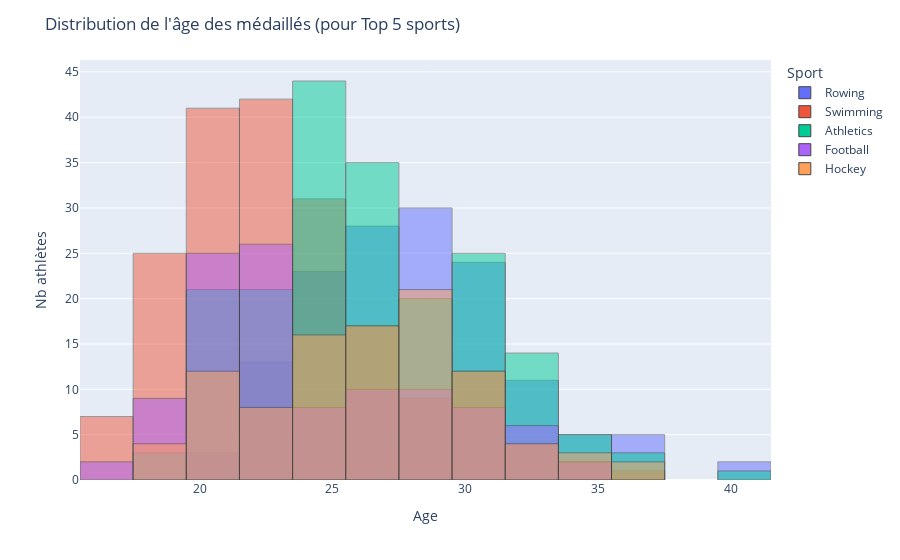

The cell this chart's notebook holds for it:
### Markdown cell above
## Avec Plotly Express

### Code cell
import plotly.express as px

fig = px.histogram(
    df_top5, x="Age", color="Sport",
    nbins=20, histnorm=None, barmode='overlay',
    opacity=0.5
)
fig.update_traces(marker_line_width=1)
fig.update_layout(title="Distribution de l'âge des médaillés (pour Top 5 sports)", xaxis_title="Age", yaxis_title="Nb athlètes")
fig.show()

### Figure 1 — Plotly figure (JSON) as saved in the notebook; plotly's stock layout.template omitted (floating-point values rounded to 4 significant figures; data arrays with more than 128 entries replaced by an {"elided": "..."} marker saying what was removed)
{"data": [{"bingroup": "x", "hovertemplate": "Sport=Rowing<br>Age=%{x}<br>count=%{y}<extra></extra>", "legendgroup": "Rowing", "marker": {"color": "#636efa", "line": {"width": 1}, "opacity": 0.5, "pattern": {"shape": ""}}, "name": "Rowing", "nbinsx": 20, "orientation": "v", "showlegend": true, "type": "histogram", "x": {"elided": "144 float values"}, "xaxis": "x", "yaxis": "y"}, {"bingroup": "x", "hovertemplate": "Sport=Swimming<br>Age=%{x}<br>count=%{y}<extra></extra>", "legendgroup": "Swimming", "marker": {"color": "#EF553B", "line": {"width": 1}, "opacity": 0.5, "pattern": {"shape": ""}}, "name": "Swimming", "nbinsx": 20, "orientation": "v", "showlegend": true, "type": "histogram", "x": {"elided": "191 float values"}, "xaxis": "x", "yaxis": "y"}, {"bingroup": "x", "hovertemplate": "Sport=Athletics<br>Age=%{x}<br>count=%{y}<extra></extra>", "legendgroup": "Athletics", "marker": {"color": "#00cc96", "line": {"width": 1}, "opacity": 0.5, "pattern": {"shape": ""}}, "name": "Athletics", "nbinsx": 20, "orientation": "v", "showlegend": true, "type": "histogram", "x": {"elided": "192 float values"}, "xaxis": "x", "yaxis": "y"}, {"bingroup": "x", "hovertemplate": "Sport=Football<br>Age=%{x}<br>count=%{y}<extra></extra>", "legendgroup": "Football", "marker": {"color": "#ab63fa", "line": {"width": 1}, "opacity": 0.5, "pattern": {"shape": ""}}, "name": "Football", "nbinsx": 20, "orientation": "v", "showlegend": true, "type": "histogram", "x": [20.0, 30.0, 20.0, 23.0, 26.0, 27.0, 19.0, 33.0, 21.0, 21.0, 30.0, 30.0, 27.0, 27.0, 27.0, 20.0, 20.0, 20.0, 27.0, 19.0, 23.0, 21.0, 29.0, 22.0, 22.0, 22.0, 18.0, 20.0, 22.0, 23.0, 32.0, 18.0, 19.0, 19.0, 22.0, 21.0, 30.0, 21.0, 22.0, 26.0, 23.0, 25.0, 27.0, 26.0, 24.0, 28.0, 20.0, 31.0, 29.0, 30.0, 21.0, 22.0, 33.0, 23.0, 23.0, 20.0, 23.0, 24.0, 22.0, 32.0, 22.0, 20.0, 29.0, 31.0, 22.0, 24.0, 28.0, 27.0, 25.0, 21.0, 21.0, 20.0, 23.0, 28.0, 22.0, 22.0, 22.0, 17.0, 23.0, 21.0, 24.0, 32.0, 28.0, 25.0, 25.0, 29.0, 31.0, 21.0, 29.0, 23.0, 18.0, 33.0, 20.0, 34.0, 19.0, 21.0, 22.0, 17.0, 21.0, 19.0, 21.0, 28.0, 34.0, 21.0, 23.0, 22.0], "xaxis": "x", "yaxis": "y"}, {"bingroup": "x", "hovertemplate": "Sport=Hockey<br>Age=%{x}<br>count=%{y}<extra></extra>", "legendgroup": "Hockey", "marker": {"color": "#FFA15A", "line": {"width": 1}, "opacity": 0.5, "pattern": {"shape": ""}}, "name": "Hockey", "nbinsx": 20, "orientation": "v", "showlegend": true, "type": "histogram", "x": [24.0, 24.0, 26.0, 28.0, 26.0, 28.0, 30.0, 29.0, 30.0, 28.0, 25.0, 30.0, 31.0, 27.0, 20.0, 26.0, 29.0, 26.0, 28.0, 24.0, 31.0, 34.0, 25.0, 23.0, 20.0, 26.0, 27.0, 26.0, 28.0, 19.0, 27.0, 30.0, 23.0, 30.0, 29.0, 26.0, 23.0, 27.0, 21.0, 31.0, 19.0, 24.0, 32.0, 22.0, 25.0, 27.0, 24.0, 24.0, 30.0, 24.0, 29.0, 24.0, 29.0, 19.0, 21.0, 29.0, 21.0, 34.0, 30.0, 23.0, 21.0, 27.0, 33.0, 31.0, 32.0, 34.0, 36.0, 31.0, 22.0, 28.0, 21.0, 19.0, 25.0, 20.0, 21.0, 22.0, 25.0, 27.0, 20.0, 28.0, 25.0, 28.0, 33.0, 24.0, 21.0, 26.0, 27.0, 28.0, 28.0, 28.0, 22.0, 29.0, 37.0, 25.0, 21.0, 26.0, 29.0, 28.0, 29.0], "xaxis": "x", "yaxis": "y"}], "layout": {"barmode": "overlay", "legend": {"title": {"text": "Sport"}, "tracegroupgap": 0}, "margin": {"t": 60}, "title": {"text": "Distribution de l'âge des médaillés (pour Top 5 sports)"}, "xaxis": {"anchor": "y", "domain": [0, 1], "title": {"text": "Age"}}, "yaxis": {"anchor": "x", "domain": [0, 1], "title": {"text": "Nb athlètes"}}}}
